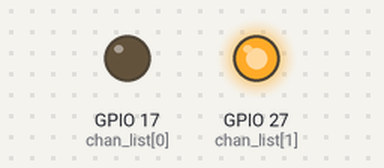
The program below on a simulated Raspberry Pi (BCM pin numbers). Shown: output pins drawn as LEDs (lit = HIGH). At 2.0 s the program stops and its outputs stay as they are.

Above: at 0.1 s.
At 2.1 s:
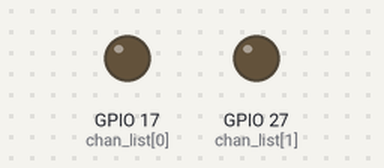
Timing chart, 0 to 3.5 s (numbered marks = the images above):
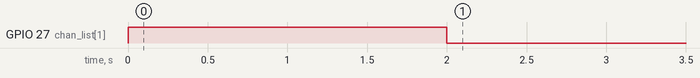

Measured:
- by itself, GPIO 27 (chan_list[1]): LOW → HIGH at 0.00 s, → LOW 2.0 s later

The program:

demo.py
```python
# -*- coding: utf-8 -*-
# demo程序
import RPi.GPIO as GPIO
import time

GPIO.setmode(GPIO.BCM)
GPIO.setwarnings(False)

chan_list = [17,27]
GPIO.setup(chan_list, GPIO.OUT)

GPIO.output(17,0)
GPIO.output(27,1)
time.sleep(2)
GPIO.cleanup()
```
